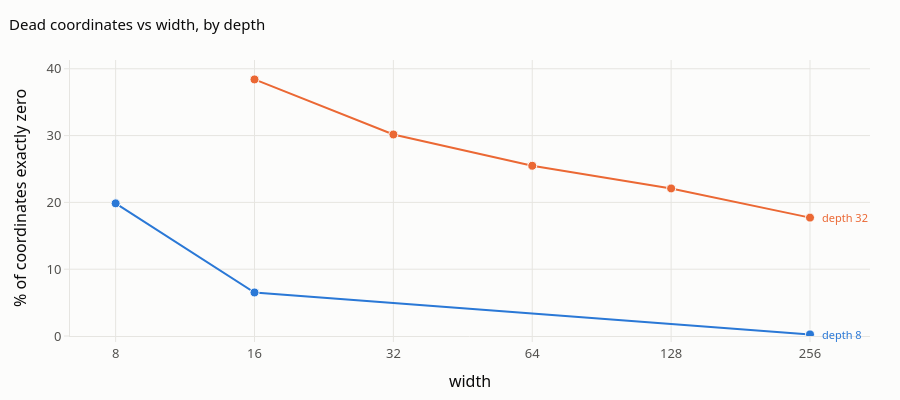

Notebook code for this chart:
### Markdown cell above
<a id="6"></a>
## 6. Width scaling at fixed depth

Deadness is governed by **depth**, and is nearly independent of width once the
width is not small. The per-layer survival probability of the cone self-averages as
$d$ grows; only narrow networks die faster, from finite-size fluctuations.

That is why the dataset ladder holds depth at the competition's 32 and sweeps
width: it varies the *dimension* while holding the *regime* fixed. (With only the
core dataset generated there is one point per depth and this reads as a single
marker — generate the ladder with `--whest` to fill it in.)

### Code cell
rows = []
for n, i in info.items():
    rows.append({"dataset": n, "width": i["width"], "depth": i["depth"],
                 "dead_coords": 100 * i["dead_coordinate_fraction"]})
scaling = pd.DataFrame(rows).sort_values(["depth", "width"])

# Categorical hues are assigned in fixed order and never cycled: three slots are what
# validate as colourblind-safe for a scatter/line form with all pairs on screen.  The
# shipped ladder has two depths, so this is not a constraint in practice -- but if a
# fourth appeared it would need faceting rather than a fourth hue.
SLOTS = [C_BLUE, C_ORANGE, C_AQUA]
depth_groups = list(scaling.groupby("depth"))
if len(depth_groups) > len(SLOTS):
    print(f"note: {len(depth_groups)} depths present; showing the first {len(SLOTS)}. "
          "Facet the rest rather than adding hues.")
    depth_groups = depth_groups[: len(SLOTS)]

fig = go.Figure()
for k, (d_val, grp) in enumerate(depth_groups):
    colour = SLOTS[k]
    fig.add_trace(go.Scatter(
        x=grp["width"], y=grp["dead_coords"], mode="lines+markers",
        name=f"depth {d_val}", line=dict(color=colour, width=2),
        marker=dict(size=9, line=dict(width=1, color="#fcfcfb")),
        hovertemplate=f"depth {d_val}<br>width %{{x}}<br>%{{y:.1f}}% dead<extra></extra>"))
    fig.add_annotation(x=math.log10(grp["width"].iloc[-1]), y=grp["dead_coords"].iloc[-1],
                       text=f"depth {d_val}", showarrow=False, xanchor="left", xshift=10,
                       font=dict(color=colour, size=11))
style(fig, "Dead coordinates vs width, by depth", height=400, showlegend=False)
fig.update_xaxes(title="width", type="log",
                 tickvals=sorted(scaling["width"].unique()),
                 ticktext=[str(w) for w in sorted(scaling["width"].unique())])
fig.update_yaxes(title="% of coordinates exactly zero", rangemode="tozero")
fig.show()

scaling.pivot_table(index="width", columns="depth", values="dead_coords").round(2)

### Figure 1 — Plotly figure (JSON) as saved in the notebook; plotly's stock layout.template omitted (floating-point values rounded to 4 significant figures)
{"data": [{"hovertemplate": "depth 8<br>width %{x}<br>%{y:.1f}% dead<extra></extra>", "line": {"color": "#2a78d6", "width": 2}, "marker": {"line": {"color": "#fcfcfb", "width": 1}, "size": 9}, "mode": "lines+markers", "name": "depth 8", "type": "scatter", "x": [8, 16, 256], "y": [19.85, 6.514, 0.2431]}, {"hovertemplate": "depth 32<br>width %{x}<br>%{y:.1f}% dead<extra></extra>", "line": {"color": "#eb6834", "width": 2}, "marker": {"line": {"color": "#fcfcfb", "width": 1}, "size": 9}, "mode": "lines+markers", "name": "depth 32", "type": "scatter", "x": [16, 32, 64, 128, 256], "y": [38.41, 30.16, 25.48, 22.09, 17.72]}], "layout": {"annotations": [{"font": {"color": "#2a78d6", "size": 11}, "showarrow": false, "text": "depth 8", "x": 2.408, "xanchor": "left", "xshift": 10, "y": 0.2431}, {"font": {"color": "#eb6834", "size": 11}, "showarrow": false, "text": "depth 32", "x": 2.408, "xanchor": "left", "xshift": 10, "y": 17.72}], "font": {"color": "#0b0b0b", "family": "system-ui, -apple-system, Segoe UI, sans-serif", "size": 13}, "height": 400, "hoverlabel": {"font": {"size": 12}}, "legend": {"bgcolor": "rgba(0,0,0,0)", "borderwidth": 0, "font": {"color": "#52514e"}}, "margin": {"b": 60, "l": 70, "r": 30, "t": 60}, "paper_bgcolor": "#fcfcfb", "plot_bgcolor": "#fcfcfb", "showlegend": false, "title": {"font": {"color": "#0b0b0b", "size": 15}, "text": "Dead coordinates vs width, by depth", "x": 0.01}, "xaxis": {"gridcolor": "#e6e5e1", "linecolor": "#e6e5e1", "tickcolor": "#e6e5e1", "tickfont": {"color": "#52514e"}, "ticks": "outside", "ticktext": ["8", "16", "32", "64", "128", "256"], "tickvals": [8, 16, 32, 64, 128, 256], "title": {"text": "width"}, "type": "log", "zerolinecolor": "#e6e5e1"}, "yaxis": {"gridcolor": "#e6e5e1", "linecolor": "#e6e5e1", "rangemode": "tozero", "tickcolor": "#e6e5e1", "tickfont": {"color": "#52514e"}, "ticks": "outside", "title": {"text": "% of coordinates exactly zero"}, "zerolinecolor": "#e6e5e1"}}}
